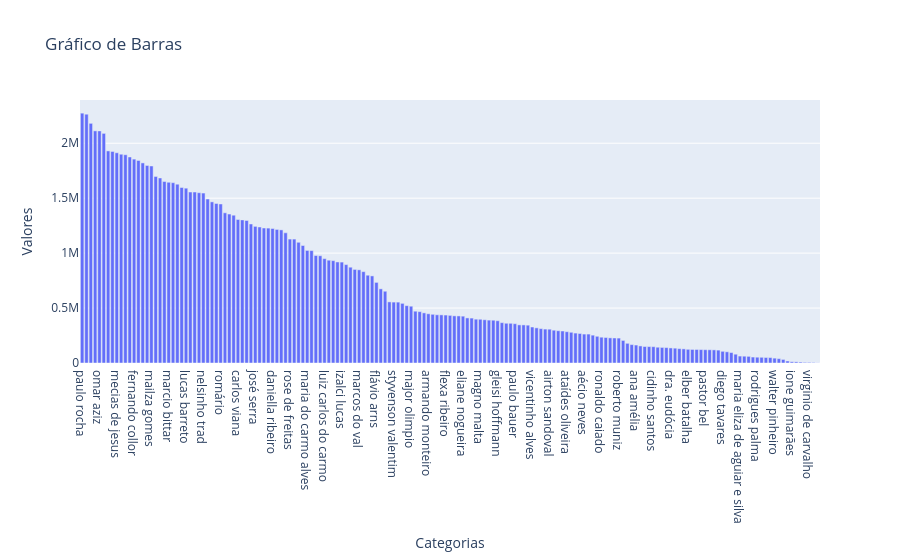

This figure's notebook cell:
### Code cell
# Criar o gráfico de barras com o Plotly
fig = go.Figure(data=[go.Bar(x=df_aux.senador, y=df_aux.valor_reembolsado)])

# Definir o layout do gráfico, se necessário
fig.update_layout(title='Gráfico de Barras',
                  xaxis_title='Categorias',
                  yaxis_title='Valores')

# Exibir o gráfico
fig.show()

### Figure 1 — Plotly figure (JSON) as saved in the notebook; plotly's stock layout.template omitted (floating-point values rounded to 4 significant figures; data arrays with more than 128 entries replaced by an {"elided": "..."} marker saying what was removed)
{"data": [{"type": "bar", "x": {"elided": "171 str values"}, "y": {"elided": "171 float values"}}], "layout": {"title": {"text": "Gráfico de Barras"}, "xaxis": {"title": {"text": "Categorias"}}, "yaxis": {"title": {"text": "Valores"}}}}
